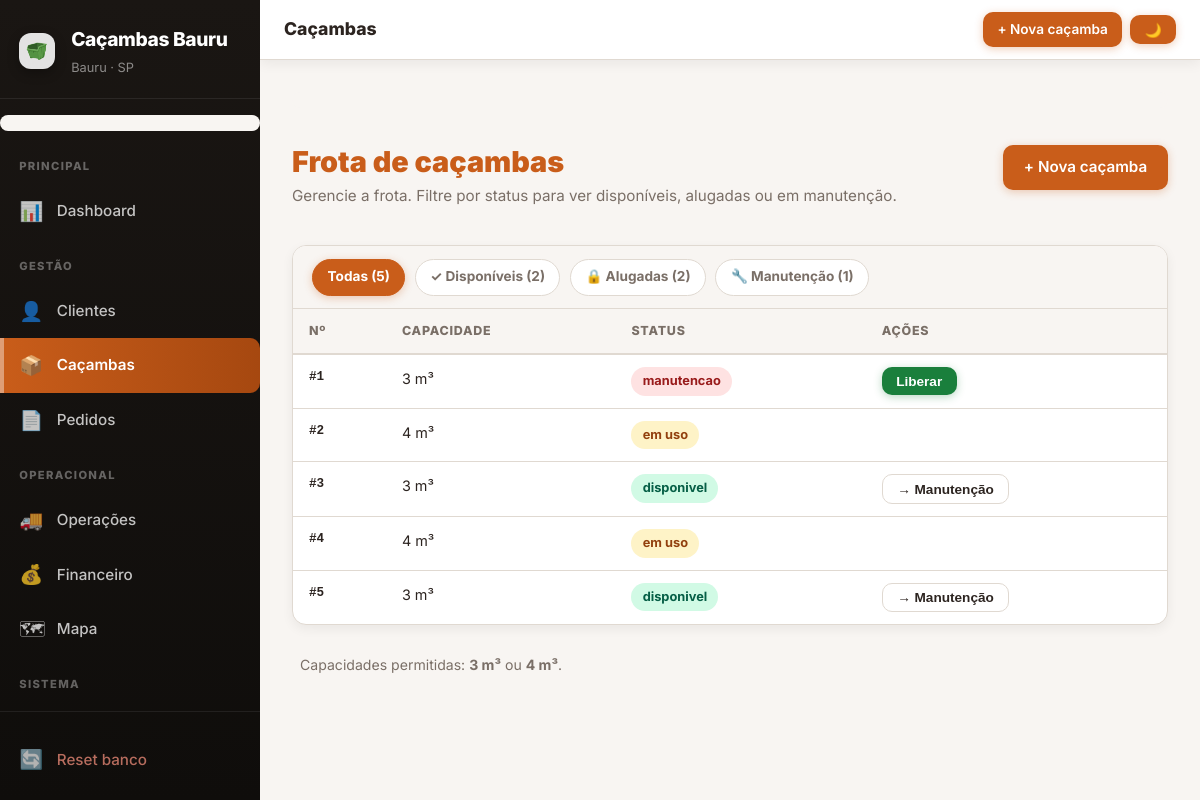
/cacambas, run on an earlier commit of the app's database.
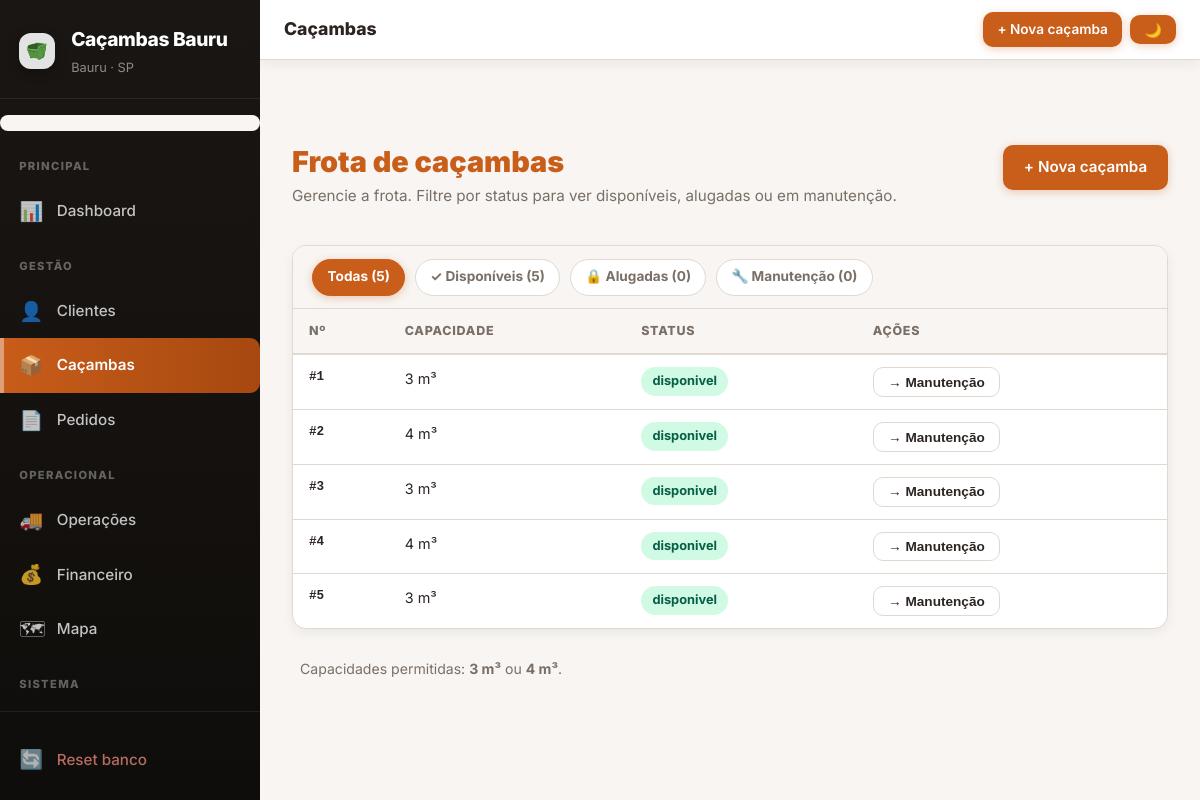
And on a later commit of the database.
### tables this page shows
CREATE TABLE config (
            chave TEXT PRIMARY KEY,
            valor TEXT NOT NULL DEFAULT ''
        );

CREATE TABLE cacambas (
            id INTEGER PRIMARY KEY AUTOINCREMENT,
            codigo TEXT NOT NULL UNIQUE,
            capacidade_m3 INTEGER NOT NULL,
            status TEXT NOT NULL DEFAULT 'disponivel'
        );

### app.py (the view)
@app.route("/cacambas")
def cacambas():
    f = request.args.get("f","")
    conn = get_conn()
    q = "SELECT id,codigo,capacidade_m3,status FROM cacambas"
    params = ()
    if f in ("disponivel","em_uso","manutencao"):
        q += " WHERE status=?"
        params = (f,)
    q += " ORDER BY CASE WHEN codigo GLOB '[0-9]*' THEN CAST(codigo AS INTEGER) ELSE 999999 END,codigo"
    rows = conn.execute(q, params).fetchall()
    tots = {r["status"]: r["n"] for r in conn.execute(
        "SELECT status, COUNT(*) AS n FROM cacambas GROUP BY status"
    ).fetchall()}
    total = conn.execute("SELECT COUNT(*) FROM cacambas").fetchone()[0]
    conn.close()
    return render_template("cacambas.html", cacambas=rows, filtro=f,
        n_disp=tots.get("disponivel",0), n_uso=tots.get("em_uso",0),
        n_manut=tots.get("manutencao",0), total=total)

### app.py (called while the page is built)
def _get_config():
    conn = get_conn()
    cfg = {r["chave"]: r["valor"] for r in conn.execute("SELECT chave,valor FROM config").fetchall()}
    conn.close()
    return cfg

def _dias_locacao(config=None):
    if config is None:
        config = _get_config()
    try:
        return max(1, min(int(config.get("dias_locacao","7")), 30))
    except ValueError:
        return 7

def _get_motoristas():
    conn = get_conn()
    rows = [r["nome"] for r in conn.execute("SELECT nome FROM motoristas ORDER BY nome").fetchall()]
    conn.close()
    return rows

@app.context_processor
def inject_global_context():
    cfg = _get_config()
    return {
        "empresa_nome": cfg.get("empresa_nome", "Caçambas Bauru"),
        "empresa_fone": cfg.get("empresa_fone", ""),
        "dias_locacao": _dias_locacao(cfg),
        "motoristas": _get_motoristas(),
    }

### database.py (called while the page is built)
def get_conn():
    conn = sqlite3.connect(DB_PATH)
    conn.row_factory = sqlite3.Row
    return conn

### templates/cacambas.html (shortened to what this page needs)
{% extends "base.html" %}
{% block topbar_title %}Caçambas{% endblock %}
{% block topbar_actions %}<a class="btn btn-sm" href="{{ url_for('cacamba_nova') }}">+ Nova caçamba</a>{% endblock %}
{% block content %}
<section class="page-head">
  <div>
    <h2>Frota de caçambas</h2>
    <p>Gerencie a frota. Filtre por status para ver disponíveis, alugadas ou em manutenção.</p>
  </div>
  <a class="btn" href="{{ url_for('cacamba_nova') }}">+ Nova caçamba</a>
</section>
<div class="card table-wrap">
  <div class="filtros-bar">
    <a href="{{ url_for('cacambas') }}" class="filtro-chip {% if not filtro %}ativo{% endif %}">Todas ({{ total }})</a>
    <a href="{{ url_for('cacambas', f='disponivel') }}" class="filtro-chip {% if filtro=='disponivel' %}ativo ok{% endif %}">✓ Disponíveis ({{ n_disp }})</a>
    <a href="{{ url_for('cacambas', f='em_uso') }}" class="filtro-chip {% if filtro=='em_uso' %}ativo alerta{% endif %}">🔒 Alugadas ({{ n_uso }})</a>
    <a href="{{ url_for('cacambas', f='manutencao') }}" class="filtro-chip {% if filtro=='manutencao' %}ativo{% endif %}">🔧 Manutenção ({{ n_manut }})</a>
  </div>
  {% if cacambas %}
  <table class="tabela-dados">
    <thead>
      <tr><th>Nº</th><th>Capacidade</th><th>Status</th><th>Ações</th></tr>
    </thead>
    <tbody>
      {% for c in cacambas %}
      <tr>
        <td class="mono"><strong>#{{ c.codigo }}</strong></td>
        <td>{{ c.capacidade_m3 }} m³</td>
        <td><span class="status-chip status-{{ c.status }}">{{ c.status.replace('_',' ') }}</span></td>
        <td>
          {% if c.status == 'disponivel' %}
          <form class="inline-form" method="post" action="{{ url_for('cacamba_manutencao', cid=c.id) }}">
            <button class="btn btn-sec btn-sm">→ Manutenção</button>
          </form>
          {% elif c.status == 'manutencao' %}
          <form class="inline-form" method="post" action="{{ url_for('cacamba_disponivel', cid=c.id) }}">
            <button class="btn btn-ok btn-sm">Liberar</button>
          </form>
          {% endif %}
        </td>
      </tr>
      {% endfor %}
    </tbody>
  </table>
  {% else %}
  <div class="empty-state">Nenhuma caçamba{% if filtro %} com este status{% endif %}.</div>
  {% endif %}
</div>
<p class="hint" style="padding:0 .5rem">Capacidades permitidas: <strong>3 m³</strong> ou <strong>4 m³</strong>.</p>
{% endblock %}

### templates/base.html (shortened to what this page needs)
<!DOCTYPE html>
<html lang="pt-BR">
<head>
  <link rel="stylesheet" href="{{ url_for('static', filename='estilo.css') }}">
</head>
<body class="{% block body_class %}{% endblock %}">
  <aside class="sidebar" id="sidebar">
    <div class="sidebar-brand">
      <img src="{{ url_for('static', filename='images/icone-cacamba.png') }}" width="36" height="36" alt="Logo">
      <div>
        <span class="brand-name">{{ empresa_nome or 'Caçambas' }}</span>
        <span class="brand-sub">{{ empresa_fone or 'Bauru · SP' }}</span>
      </div>
    </div>
    <nav class="sidebar-nav">
  <div class="breadcrumbs" id="breadcrumbs"></div>
      <span class="nav-section">Principal</span>
      <a href="{{ url_for('index') }}" class="nav-item {% if request.endpoint == 'index' %}active{% endif %}">
        <span class="nav-icon">📊</span><span class="nav-label">Dashboard</span>
      </a>
      <span class="nav-section">Gestão</span>
      <a href="{{ url_for('clientes') }}" class="nav-item {% if request.endpoint in ['clientes','cliente_novo','cliente_detalhe','cliente_editar'] %}active{% endif %}">
        <span class="nav-icon">👤</span><span class="nav-label">Clientes</span>
      </a>
      <a href="{{ url_for('cacambas') }}" class="nav-item {% if request.endpoint in ['cacambas','cacamba_nova'] %}active{% endif %}">
        <span class="nav-icon">📦</span><span class="nav-label">Caçambas</span>
      </a>
      <a href="{{ url_for('pedidos') }}" class="nav-item {% if request.endpoint in ['pedidos','pedido_novo'] %}active{% endif %}">
        <span class="nav-icon">📄</span><span class="nav-label">Pedidos</span>
      </a>
      <span class="nav-section">Operacional</span>
      <a href="{{ url_for('operacoes') }}" class="nav-item {% if request.endpoint == 'operacoes' %}active{% endif %}">
        <span class="nav-icon">🚚</span><span class="nav-label">Operações</span>
      </a>
      <a href="{{ url_for('financeiro') }}" class="nav-item {% if request.endpoint == 'financeiro' %}active{% endif %}">
        <span class="nav-icon">💰</span><span class="nav-label">Financeiro</span>
      </a>
      <a href="{{ url_for('mapa') }}" class="nav-item {% if request.endpoint == 'mapa' %}active{% endif %}">
        <span class="nav-icon">🗺</span><span class="nav-label">Mapa</span>
      </a>
      <span class="nav-section">Sistema</span>
      <a href="{{ url_for('configuracoes') }}" class="nav-item {% if request.endpoint == 'configuracoes' %}active{% endif %}">
      </a>
    </nav>
    <div class="sidebar-footer">
      <a href="{{ url_for('reset_banco') }}" class="nav-item nav-item-danger"
         onclick="return confirm('Resetar TODOS os dados?')">
        <span class="nav-icon">🔄</span><span class="nav-label">Reset banco</span>
      </a>
    </div>
  </aside>
  <div class="layout-main">
     <header class="topbar">
       <span class="topbar-title">{% block topbar_title %}{% block title2 %}{% endblock %}{% endblock %}</span>
       <div class="topbar-actions">
         {% block topbar_actions %}{% endblock %}
         <button class="btn btn-sm" id="theme-toggle" aria-label="Alternar tema" title="Alternar tema">
           <span id="theme-icon">🌙</span>
         </button>
       </div>
     </header>
    <main class="{% block main_class %}main-shell{% endblock %}">
      <nav class="breadcrumbs" aria-label="Breadcrumb">
      </nav>
      {% block content %}{% endblock %}
    </main>
  </div>
</body>
</html>

What changed in the data, as far as the page shows it:
removed config: valor "Caçambas Bauru"
changed cacambas (number 1 of 5 on the later page): status.replace "manutencao" → "disponivel"; status "Liberar" → "→ Manutenção"
changed cacambas (number 2 of 5 on the later page): status.replace "em uso" → "disponivel"; now shows "→ Manutenção"
changed cacambas (number 4 of 5 on the later page): status.replace "em uso" → "disponivel"; now shows "→ Manutenção"
Also different on the page:
{{ empresa_nome or 'Caçambas' }}: (not shown) → "Caçambas Bauru"
{{ n_disp }}: "2" → "5"
{{ n_uso }}: "2" → "0"
{{ n_manut }}: "1" → "0"
